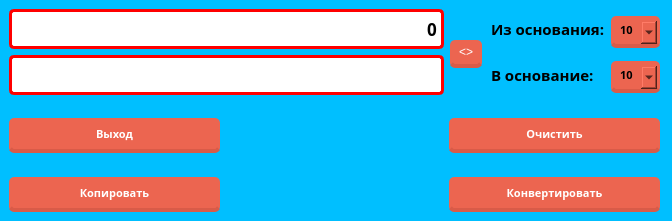
<?xml version="1.0" encoding="UTF-8"?>
<ui version="4.0">
 <class>MainWindow</class>
 <widget class="QMainWindow" name="MainWindow">
  <property name="geometry">
   <rect>
    <x>0</x>
    <y>0</y>
    <width>672</width>
    <height>221</height>
   </rect>
  </property>
  <property name="windowTitle">
   <string>MainWindow</string>
  </property>
  <property name="styleSheet">
   <string notr="true"/>
  </property>
  <widget class="QWidget" name="centralwidget">
   <property name="styleSheet">
    <string notr="true">background-color:rgb(0, 191, 255);</string>
   </property>
   <layout class="QGridLayout" name="gridLayout">
    <item row="0" column="0" colspan="3">
     <layout class="QHBoxLayout" name="horizontalLayout_2">
      <item>
       <layout class="QVBoxLayout" name="verticalLayout_4">
        <item>
         <widget class="QLineEdit" name="valueEdit">
          <property name="minimumSize">
           <size>
            <width>0</width>
            <height>40</height>
           </size>
          </property>
          <property name="maximumSize">
           <size>
            <width>16777215</width>
            <height>40</height>
           </size>
          </property>
          <property name="font">
           <font>
            <family>Bahnschrift</family>
            <pointsize>13</pointsize>
            <bold>true</bold>
           </font>
          </property>
          <property name="cursor">
           <cursorShape>ArrowCursor</cursorShape>
          </property>
          <property name="styleSheet">
           <string notr="true">QLineEdit{
    color:black;
    background-color: rgb(255,255,255);
    border-radius: 5px;
    border: 3px solid red;
}
QLineEdit:hover{
    font-size: 15;
    color:black;
    background-color: rgb(245,245,245);
    border-radius: 5px;
    border: 3px solid rgba(130, 46, 80, 1);
}
</string>
          </property>
          <property name="text">
           <string>0</string>
          </property>
          <property name="alignment">
           <set>Qt::AlignmentFlag::AlignRight|Qt::AlignmentFlag::AlignTrailing|Qt::AlignmentFlag::AlignVCenter</set>
          </property>
         </widget>
        </item>
        <item>
         <widget class="QLabel" name="outpuLabel">
          <property name="minimumSize">
           <size>
            <width>0</width>
            <height>40</height>
           </size>
          </property>
          <property name="maximumSize">
           <size>
            <width>16777215</width>
            <height>40</height>
           </size>
          </property>
          <property name="font">
           <font>
            <family>Bahnschrift</family>
            <pointsize>13</pointsize>
            <bold>true</bold>
           </font>
          </property>
          <property name="cursor">
           <cursorShape>ArrowCursor</cursorShape>
          </property>
          <property name="styleSheet">
           <string notr="true">QLabel{
    font-size: 15;
    color:black;
    background-color: rgb(255,255,255);
    border: 3px solid red;
    border-radius: 5px;
}
QLabel:hover{
   font-size: 15;
    color:black;
    background-color: rgb(245,245,245);
    border: 3px solid rgba(130, 46, 80, 1);
    border-radius: 5px;
}

</string>
          </property>
          <property name="text">
           <string/>
          </property>
          <property name="alignment">
           <set>Qt::AlignmentFlag::AlignRight|Qt::AlignmentFlag::AlignTrailing|Qt::AlignmentFlag::AlignVCenter</set>
          </property>
         </widget>
        </item>
       </layout>
      </item>
      <item>
       <widget class="QPushButton" name="swapButton">
        <property name="styleSheet">
         <string notr="true">QPushButton {
    float: right;
    margin-right: 3%;
    margin-top: 5px;
    border-radius: 5px;
    padding: 5px 9px;
    font-size: 1.2em;
    background-color: rgba(236, 101, 80, 1);
    border-bottom: 4px solid rgba(217, 91, 72, 1);
    color:white;
    font-family: 'Roboto Slab', serif;
}

QPushButton:hover{
    width: 20px;
    float: right;
    margin-right: 3%;
    margin-top: 10px;
    border-radius: 5px;
    padding: 5px 9px;
    font-size: 1.2em;
    background-color: rgba(130, 46, 80, 1);
    border-bottom: 4px solid rgba(130, 46, 80, 1);
    color:white;
    font-family: 'Roboto Slab', serif;
}
</string>
        </property>
        <property name="text">
         <string>&lt;&gt;</string>
        </property>
       </widget>
      </item>
      <item>
       <layout class="QHBoxLayout" name="horizontalLayout_5">
        <item>
         <layout class="QHBoxLayout" name="horizontalLayout_4">
          <item>
           <layout class="QVBoxLayout" name="verticalLayout_2">
            <item>
             <widget class="QLabel" name="currentBase">
              <property name="font">
               <font>
                <family>Roboto Slab</family>
                <pointsize>11</pointsize>
                <bold>true</bold>
               </font>
              </property>
              <property name="styleSheet">
               <string notr="true">color:black;
font-family: 'Roboto Slab', serif;
</string>
              </property>
              <property name="text">
               <string>Из основания:</string>
              </property>
              <property name="margin">
               <number>2</number>
              </property>
             </widget>
            </item>
            <item>
             <widget class="QLabel" name="toBase">
              <property name="font">
               <font>
                <family>Roboto Slab</family>
                <pointsize>11</pointsize>
                <bold>true</bold>
                <kerning>true</kerning>
               </font>
              </property>
              <property name="styleSheet">
               <string notr="true">color:black;
font-family: 'Roboto Slab', serif;
</string>
              </property>
              <property name="text">
               <string>В основание:</string>
              </property>
             </widget>
            </item>
           </layout>
          </item>
         </layout>
        </item>
        <item>
         <layout class="QVBoxLayout" name="verticalLayout_3">
          <item>
           <widget class="QComboBox" name="currentBaseBox">
            <property name="font">
             <font>
              <family>Roboto Slab</family>
              <pointsize>8</pointsize>
              <bold>true</bold>
             </font>
            </property>
            <property name="cursor">
             <cursorShape>PointingHandCursor</cursorShape>
            </property>
            <property name="styleSheet">
             <string notr="true">QComboBox{
    float: right;
    margin-right: 3%;
    margin-top: 5px;
    border-radius: 5px;
    padding: 5px 9px;
    font-size: 1.2em;
    background-color: rgba(236, 101, 80, 1);
    border-bottom: 4px solid rgba(217, 91, 72, 1);
    color:black;
    font-family: 'Roboto Slab', serif;
}
QComboBox:hover{
      float: right;
    margin-right: 3%;
    margin-top: 10px;
    border-radius: 5px;
    padding: 5px 9px;
    font-size: 1.2em;
    background-color: rgba(130, 46, 80, 1);
    border-bottom: 4px solid rgba(130, 46, 80, 1);
    color:white;
   font-family: 'Roboto Slab', serif;
}</string>
            </property>
            <item>
             <property name="text">
              <string>10</string>
             </property>
            </item>
            <item>
             <property name="text">
              <string>2</string>
             </property>
            </item>
            <item>
             <property name="text">
              <string>3</string>
             </property>
            </item>
            <item>
             <property name="text">
              <string>4</string>
             </property>
            </item>
            <item>
             <property name="text">
              <string>5</string>
             </property>
            </item>
            <item>
             <property name="text">
              <string>6</string>
             </property>
            </item>
            <item>
             <property name="text">
              <string>7</string>
             </property>
            </item>
            <item>
             <property name="text">
              <string>8</string>
             </property>
            </item>
            <item>
             <property name="text">
              <string>9</string>
             </property>
            </item>
            <item>
             <property name="text">
              <string>11</string>
             </property>
            </item>
            <item>
             <property name="text">
              <string>12</string>
             </property>
            </item>
            <item>
             <property name="text">
              <string>13</string>
             </property>
            </item>
            <item>
             <property name="text">
              <string>14</string>
             </property>
            </item>
            <item>
             <property name="text">
              <string>15</string>
             </property>
            </item>
            <item>
             <property name="text">
              <string>16</string>
             </property>
            </item>
            <item>
             <property name="text">
              <string>17</string>
             </property>
            </item>
            <item>
             <property name="text">
              <string>18</string>
             </property>
            </item>
            <item>
             <property name="text">
              <string>19</string>
             </property>
            </item>
            <item>
             <property name="text">
              <string>20</string>
             </property>
            </item>
            <item>
             <property name="text">
              <string>21</string>
             </property>
            </item>
            <item>
             <property name="text">
              <string>22</string>
             </property>
            </item>
            <item>
             <property name="text">
              <string>23</string>
             </property>
            </item>
            <item>
             <property name="text">
              <string>24</string>
             </property>
            </item>
            <item>
             <property name="text">
              <string>25</string>
             </property>
            </item>
            <item>
             <property name="text">
              <string>26</string>
             </property>
            </item>
            <item>
             <property name="text">
              <string>27</string>
             </property>
            </item>
            <item>
             <property name="text">
              <string>28</string>
             </property>
            </item>
            <item>
             <property name="text">
              <string>29</string>
             </property>
            </item>
            <item>
             <property name="text">
              <string>30</string>
             </property>
            </item>
            <item>
             <property name="text">
              <string>31</string>
             </property>
            </item>
            <item>
             <property name="text">
              <string>32</string>
             </property>
            </item>
            <item>
             <property name="text">
              <string>33</string>
             </property>
            </item>
            <item>
             <property name="text">
              <string>34</string>
             </property>
            </item>
            <item>
             <property name="text">
              <string>35</string>
             </property>
            </item>
            <item>
             <property name="text">
              <string>36</string>
             </property>
            </item>
           </widget>
          </item>
          <item>
           <widget class="QComboBox" name="toBaseBox">
            <property name="font">
             <font>
              <family>Roboto Slab</family>
              <pointsize>8</pointsize>
              <bold>true</bold>
             </font>
            </property>
            <property name="cursor">
             <cursorShape>PointingHandCursor</cursorShape>
            </property>
            <property name="styleSheet">
             <string notr="true">QComboBox{
    float: right;
    margin-right: 3%;
    margin-top: 5px;
    border-radius: 5px;
    padding: 5px 9px;
    font-size: 1.2em;
    background-color: rgba(236, 101, 80, 1);
    border-bottom: 4px solid rgba(217, 91, 72, 1);
    color:black;
    font-family: 'Roboto Slab', serif;
}
QComboBox:hover{
      float: right;
    margin-right: 3%;
    margin-top: 10px;
    border-radius: 5px;
    padding: 5px 9px;
    font-size: 1.2em;
    background-color: rgba(130, 46, 80, 1);
    border-bottom: 4px solid rgba(130, 46, 80, 1);
    color:white;
   font-family: 'Roboto Slab', serif;
}</string>
            </property>
            <item>
             <property name="text">
              <string>10</string>
             </property>
            </item>
            <item>
             <property name="text">
              <string>2</string>
             </property>
            </item>
            <item>
             <property name="text">
              <string>3</string>
             </property>
            </item>
            <item>
             <property name="text">
              <string>4</string>
             </property>
            </item>
            <item>
             <property name="text">
              <string>5</string>
             </property>
            </item>
            <item>
             <property name="text">
              <string>6</string>
             </property>
            </item>
            <item>
             <property name="text">
              <string>7</string>
             </property>
            </item>
            <item>
             <property name="text">
              <string>8</string>
             </property>
            </item>
            <item>
             <property name="text">
              <string>9</string>
             </property>
            </item>
            <item>
             <property name="text">
              <string>11</string>
             </property>
            </item>
            <item>
             <property name="text">
              <string>12</string>
             </property>
            </item>
            <item>
             <property name="text">
              <string>13</string>
             </property>
            </item>
            <item>
             <property name="text">
              <string>14</string>
             </property>
            </item>
            <item>
             <property name="text">
              <string>15</string>
             </property>
            </item>
            <item>
             <property name="text">
              <string>16</string>
             </property>
            </item>
            <item>
             <property name="text">
              <string>17</string>
             </property>
            </item>
            <item>
             <property name="text">
              <string>18</string>
             </property>
            </item>
            <item>
             <property name="text">
              <string>19</string>
             </property>
            </item>
            <item>
             <property name="text">
              <string>20</string>
             </property>
            </item>
            <item>
             <property name="text">
              <string>21</string>
             </property>
            </item>
            <item>
             <property name="text">
              <string>22</string>
             </property>
            </item>
            <item>
             <property name="text">
              <string>23</string>
             </property>
            </item>
            <item>
             <property name="text">
              <string>24</string>
             </property>
            </item>
            <item>
             <property name="text">
              <string>25</string>
             </property>
            </item>
            <item>
             <property name="text">
              <string>26</string>
             </property>
            </item>
            <item>
             <property name="text">
              <string>27</string>
             </property>
            </item>
            <item>
             <property name="text">
              <string>28</string>
             </property>
            </item>
            <item>
             <property name="text">
              <string>29</string>
             </property>
            </item>
            <item>
             <property name="text">
              <string>30</string>
             </property>
            </item>
            <item>
             <property name="text">
              <string>31</string>
             </property>
            </item>
            <item>
             <property name="text">
              <string>32</string>
             </property>
            </item>
            <item>
             <property name="text">
              <string>33</string>
             </property>
            </item>
            <item>
             <property name="text">
              <string>34</string>
             </property>
            </item>
            <item>
             <property name="text">
              <string>35</string>
             </property>
            </item>
            <item>
             <property name="text">
              <string>36</string>
             </property>
            </item>
           </widget>
          </item>
         </layout>
        </item>
       </layout>
      </item>
     </layout>
    </item>
    <item row="1" column="0">
     <widget class="QPushButton" name="exitButton">
      <property name="minimumSize">
       <size>
        <width>100</width>
        <height>40</height>
       </size>
      </property>
      <property name="font">
       <font>
        <family>Roboto Slab</family>
        <pointsize>8</pointsize>
        <bold>true</bold>
       </font>
      </property>
      <property name="cursor">
       <cursorShape>PointingHandCursor</cursorShape>
      </property>
      <property name="styleSheet">
       <string notr="true">QPushButton{
   float: right;
    margin-right: 3%;
    margin-top: 5px;
    border-radius: 5px;
    padding: 2px 9px;
    font-size: 1.2em;
    background-color: rgba(236, 101, 80, 1);
    border-bottom: 4px solid rgba(217, 91, 72, 1);
    color:white;
   font-family: 'Roboto Slab', serif;
}
QPushButton:hover{
      float: right;
    margin-right: 3%;
    margin-top: 10px;
    border-radius: 5px;
    padding: 2px 9px;
    font-size: 1.2em;
    background-color: rgba(130, 46, 80, 1);
    border-bottom: 4px solid rgba(130, 46, 80, 1);
    color:white;
   font-family: 'Roboto Slab', serif;
}</string>
      </property>
      <property name="text">
       <string>Выход</string>
      </property>
     </widget>
    </item>
    <item row="1" column="1">
     <spacer name="verticalSpacer">
      <property name="orientation">
       <enum>Qt::Orientation::Vertical</enum>
      </property>
      <property name="sizeHint" stdset="0">
       <size>
        <width>13</width>
        <height>51</height>
       </size>
      </property>
     </spacer>
    </item>
    <item row="1" column="2">
     <widget class="QPushButton" name="initializeButton">
      <property name="minimumSize">
       <size>
        <width>100</width>
        <height>40</height>
       </size>
      </property>
      <property name="font">
       <font>
        <family>Roboto Slab</family>
        <pointsize>8</pointsize>
        <bold>true</bold>
       </font>
      </property>
      <property name="cursor">
       <cursorShape>PointingHandCursor</cursorShape>
      </property>
      <property name="styleSheet">
       <string notr="true">QPushButton {
float: right;
margin-right: 3%;
margin-top: 5px;
border-radius: 5px;
padding: 2px 9px;
font-size: 1.2em;
background-color: rgba(236, 101, 80, 1);
border-bottom: 4px solid rgba(217, 91, 72, 1);
color:white;
font-family: 'Roboto Slab', serif;
}
QPushButton:hover{
      float: right;
    margin-right: 3%;
    margin-top: 10px;
    border-radius: 5px;
    padding: 2px 9px;
    font-size: 1.2em;
    background-color: rgba(130, 46, 80, 1);
    border-bottom: 4px solid rgba(130, 46, 80, 1);
    color:white;
   font-family: 'Roboto Slab', serif;
}</string>
      </property>
      <property name="text">
       <string>Очистить</string>
      </property>
     </widget>
    </item>
    <item row="2" column="0">
     <widget class="QPushButton" name="copyButton">
      <property name="minimumSize">
       <size>
        <width>100</width>
        <height>40</height>
       </size>
      </property>
      <property name="font">
       <font>
        <family>Roboto Slab</family>
        <pointsize>8</pointsize>
        <bold>true</bold>
       </font>
      </property>
      <property name="cursor">
       <cursorShape>PointingHandCursor</cursorShape>
      </property>
      <property name="styleSheet">
       <string notr="true">QPushButton{
    float: right;
    margin-right: 3%;
    margin-top: 5px;
    border-radius: 5px;
    padding: 3px 9px;
    font-size: 1.2em;
    background-color: rgba(236, 101, 80, 1);
    border-bottom: 4px solid rgba(217, 91, 72, 1);
    color:white;
    font-family: 'Roboto Slab', serif;
}
QPushButton:hover{
    float: right;
    margin-right: 3%;
    margin-top: 10px;
    border-radius: 5px;
    padding: 3px 9px;
    font-size: 1.2em;
    background-color: rgba(130, 46, 80, 1);
    border-bottom: 4px solidrgba(130, 46, 80, 1);
    color:white;
    font-family: 'Roboto Slab', serif;
}</string>
      </property>
      <property name="text">
       <string>Копировать</string>
      </property>
     </widget>
    </item>
    <item row="2" column="2">
     <widget class="QPushButton" name="convertedButton">
      <property name="minimumSize">
       <size>
        <width>100</width>
        <height>40</height>
       </size>
      </property>
      <property name="font">
       <font>
        <family>Roboto Slab</family>
        <pointsize>8</pointsize>
        <bold>true</bold>
       </font>
      </property>
      <property name="cursor">
       <cursorShape>PointingHandCursor</cursorShape>
      </property>
      <property name="styleSheet">
       <string notr="true">QPushButton {
    float: right;
    margin-right: 3%;
    margin-top: 5px;
    border-radius: 5px;
    padding: 5px 9px;
    font-size: 1.2em;
    background-color: rgba(236, 101, 80, 1);
    border-bottom: 4px solid rgba(217, 91, 72, 1);
    color:white;
    font-family: 'Roboto Slab', serif;
}

QPushButton:hover{
    width: 20px;
    float: right;
    margin-right: 3%;
    margin-top: 10px;
    border-radius: 5px;
    padding: 5px 9px;
    font-size: 1.2em;
    background-color: rgba(130, 46, 80, 1);
    border-bottom: 4px solid rgba(130, 46, 80, 1);
    color:white;
    font-family: 'Roboto Slab', serif;
}
</string>
      </property>
      <property name="text">
       <string>Конвертировать</string>
      </property>
     </widget>
    </item>
   </layout>
  </widget>
 </widget>
 <resources/>
 <connections>
  <connection>
   <sender>exitButton</sender>
   <signal>clicked()</signal>
   <receiver>MainWindow</receiver>
   <slot>close()</slot>
   <hints>
    <hint type="sourcelabel">
     <x>240</x>
     <y>378</y>
    </hint>
    <hint type="destinationlabel">
     <x>358</x>
     <y>416</y>
    </hint>
   </hints>
  </connection>
 </connections>
</ui>
